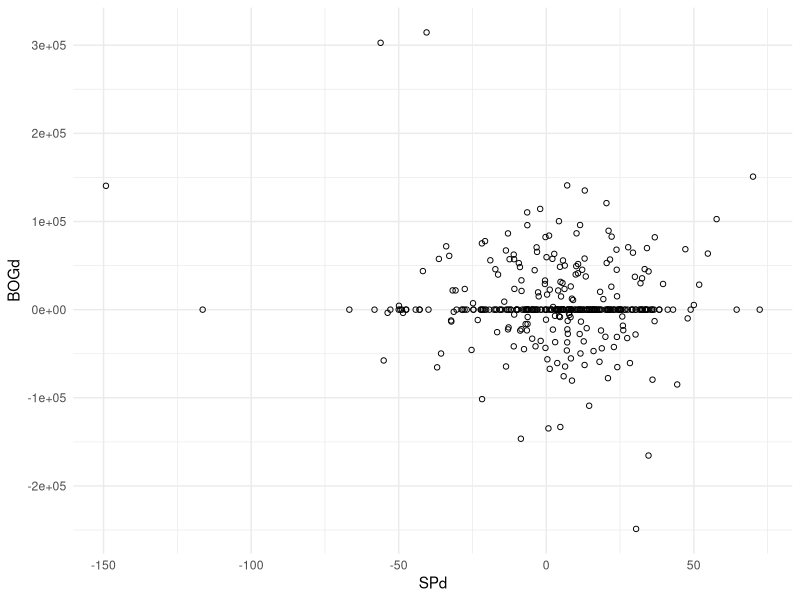
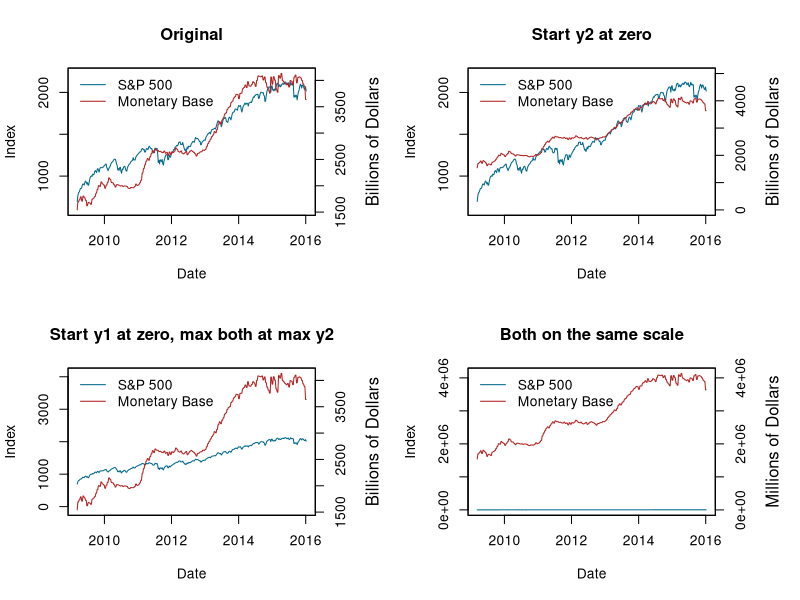
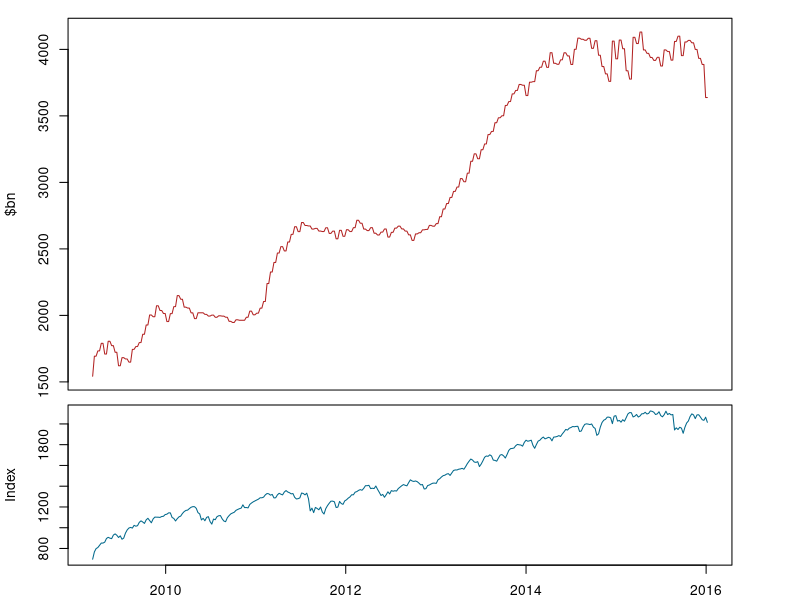
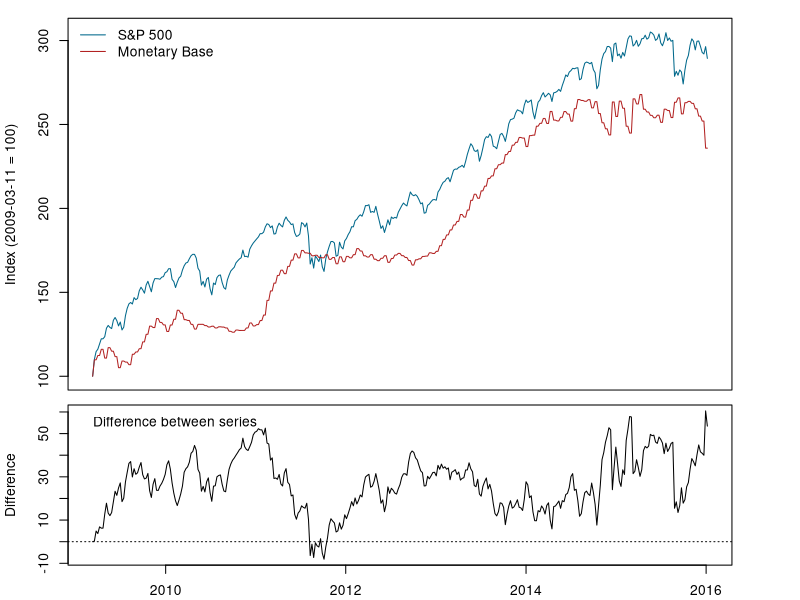
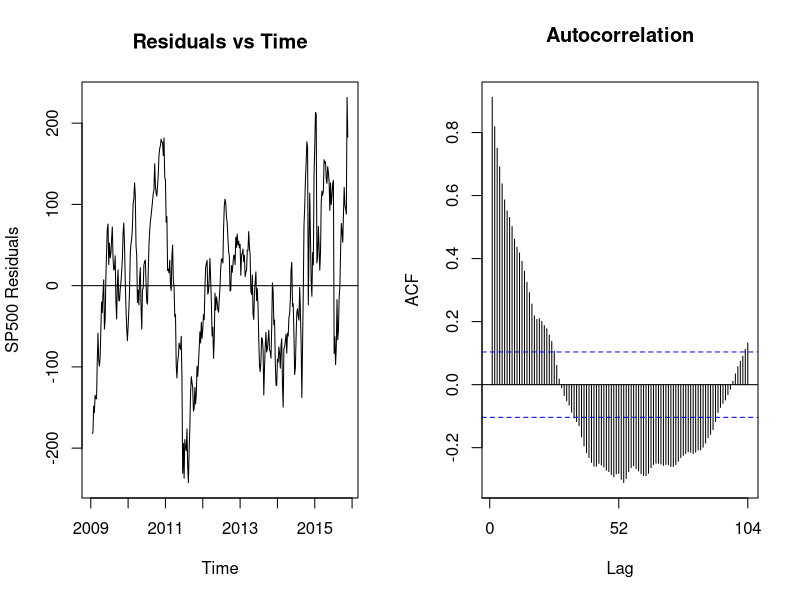
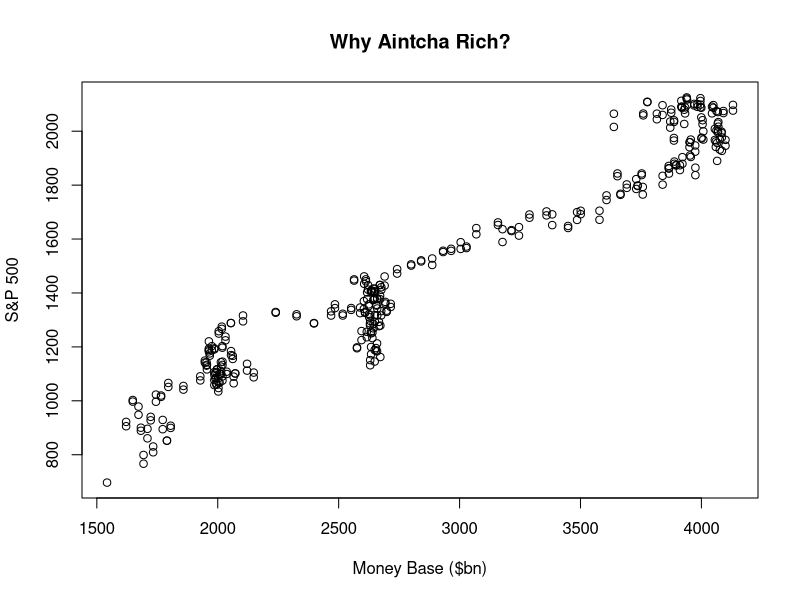

These figures' R source, in order: (Note: this script raises an error after producing the figures.)
###--------------------------------------------------
### Two Y Axes
###--------------------------------------------------

### https://twitter.com/LizAnnSonders/status/687980610544119808

library(ggplot2)
library(tidyr)
library(lubridate)
library(dplyr)
library(forecast)

theme_set(theme_minimal())

## Make a "figures" subdirectory if one doesn't exist
ifelse(!dir.exists(file.path("figures")),
       dir.create(file.path("figures")),
       FALSE)


data <- read.csv("data/fred-data.csv")
data$date <- ymd(data$date)

## Time series
data$SP500 <- ts(data$SP500, frequency = 52, start=c(2009, 03, 11))
data$BOGMBASEW <- ts(data$BOGMBASEW, frequency = 52, start=c(2009, 03, 11))


### Quick convenience function, as we're goingn to make this plot four
### times.
two.y <- function(x, y1, y2,
                  y1.lim = range(y1),
                  y2.lim = range(y2),
                  y2.lab = "Billions of Dollars",
                  ttxt = NULL,
                  ...) {

    ## y1.lim <- range(y1)
    ## y2.lim <- range(y2)
    y1.lo <- y1.lim[1]
    y1.hi <- y1.lim[2]
    y2.lo <- y2.lim[1]
    y2.hi <- y2.lim[2]

    par(mar=c(5,4,4,5)+.1)
    plot(x, y1,
         type="l",
         col="deepskyblue4",
         xlab="Date",
         ylab="Index",
         ylim=c(y1.lo-100, y1.hi+100))

    par(new=TRUE)

    plot(x, y2, type="l",
         col="firebrick",
         xaxt="n",
         yaxt="n",
         xlab="",
         ylab="",
         ylim=c(y2.lo, y2.hi))
    title(main = ttxt)

    axis(4)

    mtext(y2.lab, side=4, line=3)
    legend("topleft",
           col=c("deepskyblue4","firebrick"),
           bty="n", lty=1,
           legend=c("S&P 500", "Monetary Base"))


}

pdf(file="figures/two-y-by-four.pdf", height = 8, width = 10)

par(mar=c(0,0,0,0)+.1)
par(mfrow = c(2,2))
## 1. Base plot
two.y(x=data$date,
      y1=data$SP500,
      y2=data$BOGMBASEW/1000,
      ttxt = "Original")

## 2. Change an axis
two.y(x=data$date,
      y1=data$SP500,
      y2=data$BOGMBASEW/1000,
      y1.lim = c(696, 2126),
      y2.lim = c(0, 5000),
      ttxt = "Start y2 at zero")


## 3. Change y1 axis limits
two.y(x=data$date,
      y1=data$SP500,
      y2=data$BOGMBASEW/1000,
      y1.lim = c(0, 4000),
      ttxt = "Start y1 at zero, max both at max y2")


## 4. Put them both on the same axis
## (kind of a degenerate case)
two.y(x=data$date,
      y1=data$SP500,
      y2=data$BOGMBASEW,
      y1.lim = c(0, max(data$BOGMBASEW + 1000)),
      y2.lim = c(0, max(data$BOGMBASEW + 1000)),
      y2.lab = "Millions of Dollars",
      ttxt = "Both on the same scale")

dev.off()


### Split axis plots can be better, but in this case the series are
### different units, not just different magnitudes, so it's not a good
### idea---the issues with compressing the axes of each series arise
### again. But here's one way to do it anyway.


pdf(file="figures/split-plot.pdf", height=5, width=6)

## The layout matrix makes my head hurt.
## Read the layout() and matrix() docs carefully,
## or Paul Murrell's excellent book.
layout(matrix(c(1,1,2,2), 2, 2,
              byrow = TRUE),
       widths=c(3,1),
       heights=c(2,1))

par(mar=c(0.5,4,1,4)+.1)

plot(data$date, data$BOGMBASEW/1000,
     type="l",
     col="firebrick",
     xlab="",
     xaxt="n",
     ylab="$bn")

par(mar=c(2,4,0.2,4)+.1)

plot(data$date, data$SP500,
     type="l",
     col="deepskyblue4",
     xlab="Date",
     ylab="Index")

dev.off()


### Alternatively, convert them both to index values set at 100 at the beginning.
data$SP500i <- (data$SP500/data$SP500[1])*100
data$BOGMBASEWi <- (data$BOGMBASEW/data$BOGMBASEW[1])*100

### Plot the indexed series and the difference beween them
pdf(file="figures/indexed-with-differences.pdf", width=10, height=5)
layout(matrix(c(1,1,2,2), 2, 2,
              byrow = TRUE),
       widths=c(3,1),
       heights=c(2,1))

par(mar=c(0.5,4,1,4)+.1)

plot(data$date, data$SP500i,
     type="l",
     col="deepskyblue4",
     xlab="",
     xaxt="n",
     ylab="Index (2009-03-11 = 100)")

lines(data$date, data$BOGMBASEWi,
      type="l",
      col="firebrick")

legend("topleft",
       col=c("deepskyblue4","firebrick"),
       bty="n", lty=1,
       legend=c("S&P 500", "Monetary Base"))

par(mar=c(2,4,0.2,4)+.1)

plot(data$date, (data$SP500i - data$BOGMBASEWi),
     type="l",
     col="black",
     xlab="Date",
     ylab="Difference")
legend("topleft",
       col="black",
       bty="n",
       legend="Difference between series")

abline(0, 0, lty=3)

dev.off()


## Naive regression
out.lm <- lm(SP500 ~ BOGMBASEW, data=data)

## Autocorrelation
pdf(file="figures/SP500-autocorr.pdf", height = 5, width = 8)
par(mfrow=c(1,2))
out.res <- ts(resid(out.lm), start=c(2009, 03, 11), frequency = 52)
plot.ts(out.res, ylab="SP500 Residuals", main = "Residuals vs Time")
abline(0,0)
Acf(out.res, main = "Autocorrelation")
dev.off()

pdf(file="figures/sp500-money-scatter.pdf", height=6, width=6)
plot(data$BOGMBASEW/1000, data$SP500, xlab="Money Base ($bn)", ylab="S&P 500", main="Why Aintcha Rich?")
dev.off()


## First differences
SPd <- diff(data$SP500)
BOGd <- diff(data$BOGMBASEW)
data.diff <- data.frame(SPd, BOGd)

p <- ggplot(data.diff, aes(y=BOGd, x=SPd))
p + geom_point(pch=21)


##

library(car)
rho.hat <- durbinWatsonTest(out.lm)$r
out.aa <- auto.arima(x=data$SP500, xreg=data$BOGMBASEW)
out.arm <- Arima(x=data$SP500, xreg=data$BOGMBASEW, order=c(0, 0, 5))

## Long
data.m <- gather(data, series, value, SP500:BOGMBASEW)

p <- ggplot(data.m, aes(x=date, y=value, color=series))
p + geom_line() + theme(legend.position = "top")

p <- ggplot(data, aes(x=BOGMBASEW, y=SP500))
p + geom_point() + geom_smooth()

p + geom_path()
